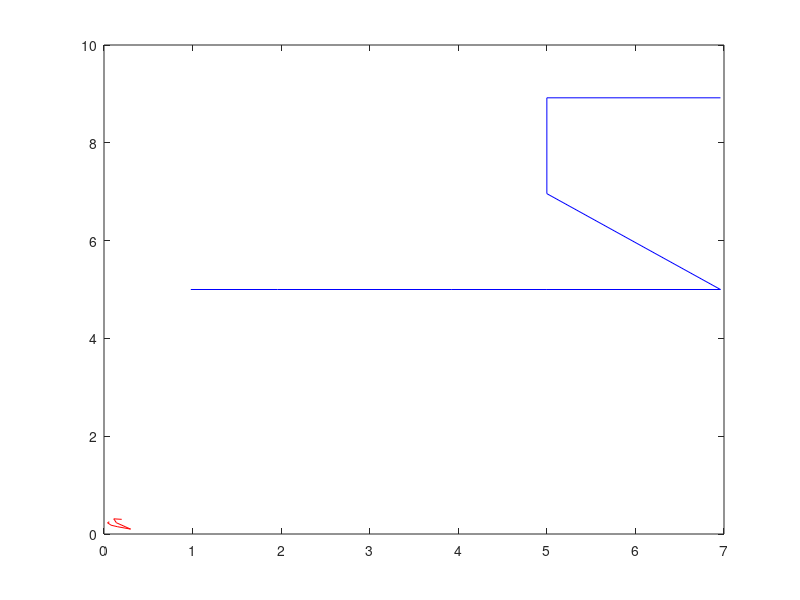

This chart was generated by the following MATLAB code: (Note: this script raises an error after producing the figure.)
%{ 
Py1=[5,5,5,5,5,6.96,8.92,8.92  ,  15,15,15,15,15,15  ,  5,10,15,20,25,5,10,15,20  ,  5,10,15,20,25,10,10,10];
Pz1=[0.98,1.96,3.92,5,6.96,5,5,6.96  ,  5,10,13,14,15,20  ,  10,10,10,10,10,20,20,20,20  ,  15,15,15,15,15,5,10,15];
del_y1=[0.25,0.23,0.18,0.15,0.1,0.23,0.31,0.3  ,  -68,-54,-48,-45,-41,-27  ,  1,28,55,81,108,28,5,24,50  ,  15,-9,-38,-64,-93,-38,-26,-10];
del_z1=[0.06,0.04,0.08,0.15,0.30,0.14,0.11,0.20  ,  6,-25,-42,-47,-57,-88  ,  48,33,22,10,2,109,98,88,78  ,  -80,-72,-56,-46,-34,-4,-34,-68];
%}

Py1=[5,5,5,5,5,6.96,8.92,8.92];
Py2=[15,15,15,15,15,15];
Py3=[5,10,15,20,25,5,10,15,20];
Py4=[5,10,15,20,25,10,10,10];

Pz1=[0.98,1.96,3.92,5,6.96,5,5,6.96];
Pz2=[5,10,13,14,15,20];
Pz3=[10,10,10,10,10,20,20,20,20];
Pz4=[15,15,15,15,15,5,10,15];

del_y1=[0.25,0.23,0.18,0.15,0.1,0.23,0.31,0.3];
del_y2=[-68,-54,-48,-45,-41,-27];
del_y3=[1,28,55,81,108,28,5,24,50];
del_y4=[15,-9,-38,-64,-93,-38,-26,-10];

del_z1=[0.06,0.04,0.08,0.15,0.30,0.14,0.11,0.20];
del_z2=[6,-25,-42,-47,-57,-88];
del_z3=[48,33,22,10,2,109,98,88,78];
del_z4=[-80,-72,-56,-46,-34,-4,-34,-68];

plot(Pz1,Py1,'-b');
hold;
plot(del_z1,del_y1,'-r');
hold;

index = func1(Pz4,Py4,del_z4,del_y4);